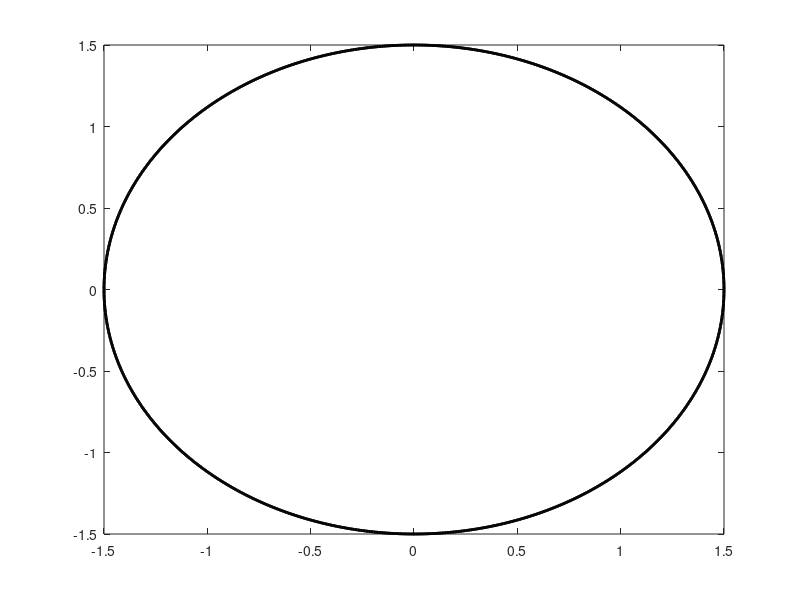

Recreate this plot in MATLAB. (Note: this script raises an error after producing the figure.)
% Set up the basic conditions
clc;                     % clear screen
clear;                   % clear all the varibles
close all;               % Close all the open figures
bmax = 1;                % Normalize bmax to 1
freq = 50;               % Frequency in Hz
T=1/freq;                % Time Period in aec
w = 2*pi*freq;           % angluar velocity (rad/s)
n=2;                     % Number of cycles to be plotted

% First, generate the three component magnetic fields

t = 0:T/1200:n*T;                                           % Time for five cycle of selected frequency
Baa = sin(w*t) .* (cos(0) + 1i*sin(0));                     % Phase A magnetic field along its axis aa'
Bbb = sin(w*t-2*pi/3) .* (cos(2*pi/3) + 1i*sin(2*pi/3));    % Phase B magnetic field along its axis bb'
Bcc = sin(w*t+2*pi/3) .* (cos(-2*pi/3) + 1i*sin(-2*pi/3));  % Phase C magnetic field along its axis cc'

% Calculate Bnet
Bnet = Baa + Bbb + Bcc;                                     % Net Magnetic field

% Calculate a circle representing the expected maximum value of Bnet

circle = 1.5 * (cos(w*t) + i*sin(w*t));

% Plot the reference circle
figure(1);
plot(circle,'k','LineWidth',2.0);
hold on;

% Plot the reference vectors for the B-field components
Baa_ref = 1.5 .* (cos(0) + i*sin(0));
Bbb_ref = 1.5 .* (cos(2*pi/3) + i*sin(2*pi/3));
Bcc_ref = 1.5 .* (cos(-2*pi/3) + i*sin(-2*pi/3));
line('XData',[0 real(Baa_ref)], ...
     'YData',[0 imag(Baa_ref)], ...
     'Color','k','LineStyle',':','EraseMode','xor');
line('XData',[0 real(Bbb_ref)], ...
     'YData',[0 imag(Bbb_ref)], ...
     'Color','k','LineStyle',':','EraseMode','xor');
line('XData',[0 real(Bcc_ref)], ...
     'YData',[0 imag(Bcc_ref)], ...
     'Color','k','LineStyle',':','EraseMode','xor');
 % Add magnetic field annotations

text (1.6 * cos(0),             1.6 * sin(0),            '\bfB_{aa}');
text (1.6 * cos(2*pi/3)  - 0.2, 1.6 * sin(2*pi/3) + 0.1, '\bfB_{bb}');
text (1.6 * cos(-2*pi/3) - 0.2, 1.6 * sin(-2*pi/3),      '\bfB_{cc}');
ii = 1;
h1=line('XData',[0 real(Baa(ii))], ...
        'YData',[0 imag(Baa(ii))], ...
        'Color','k','EraseMode','xor', ...
        'Linewidth',2.0);
hold on;
h2=line('XData',[0 real(Bbb(ii))], ...
        'YData',[0 imag(Bbb(ii))], ...
        'Color','b','EraseMode','xor', ...
        'Linewidth',2.0);
h3=line('XData',[0 real(Bcc(ii))], ...
        'YData',[0 imag(Bcc(ii))], ...
        'Color','m','EraseMode','xor', ...
        'Linewidth',2.0);
h4=line('XData',[0 real(Bnet(ii))], ...
        'YData',[0 imag(Bnet(ii))], ...
        'Color','r','EraseMode','xor', ...
        'Linewidth',2.0);
    % Labels and annotations
title ('\bfThe Rotating Magnetic Field');
xlabel('\bfFlux Density (T)');
ylabel('\bfFlux Density (T)');
axis square;
axis([-2 2 -2 2]);
% Now update the lines as a function of time.
for ii = 2:length(t)

   set(h1,'XData',[0 real(Baa(ii))]);
   set(h1,'YData',[0 imag(Baa(ii))]);
   set(h2,'XData',[0 real(Bbb(ii))]);
   set(h2,'YData',[0 imag(Bbb(ii))]);
   set(h3,'XData',[0 real(Bcc(ii))]);
   set(h3,'YData',[0 imag(Bcc(ii))]);
   set(h4,'XData',[0 real(Bnet(ii))]);
   set(h4,'YData',[0 imag(Bnet(ii))]);
   drawnow;
   hold off;
figure(2);
title ('\bfMagnetic Fields in time Domain');
ylabel('\bfFlux Density (T)');
xlabel('\bfTime(sec)');
axis([0 n*T -2 2]);
hold on;
grid on;
plot(t,Baa,'c');
plot(t,Bbb,'b');
plot(t,Bcc,'m');
plot(t,Bnet,'r');
legend('Baa','Bbb','Bcc','Bnet')
clc;
end